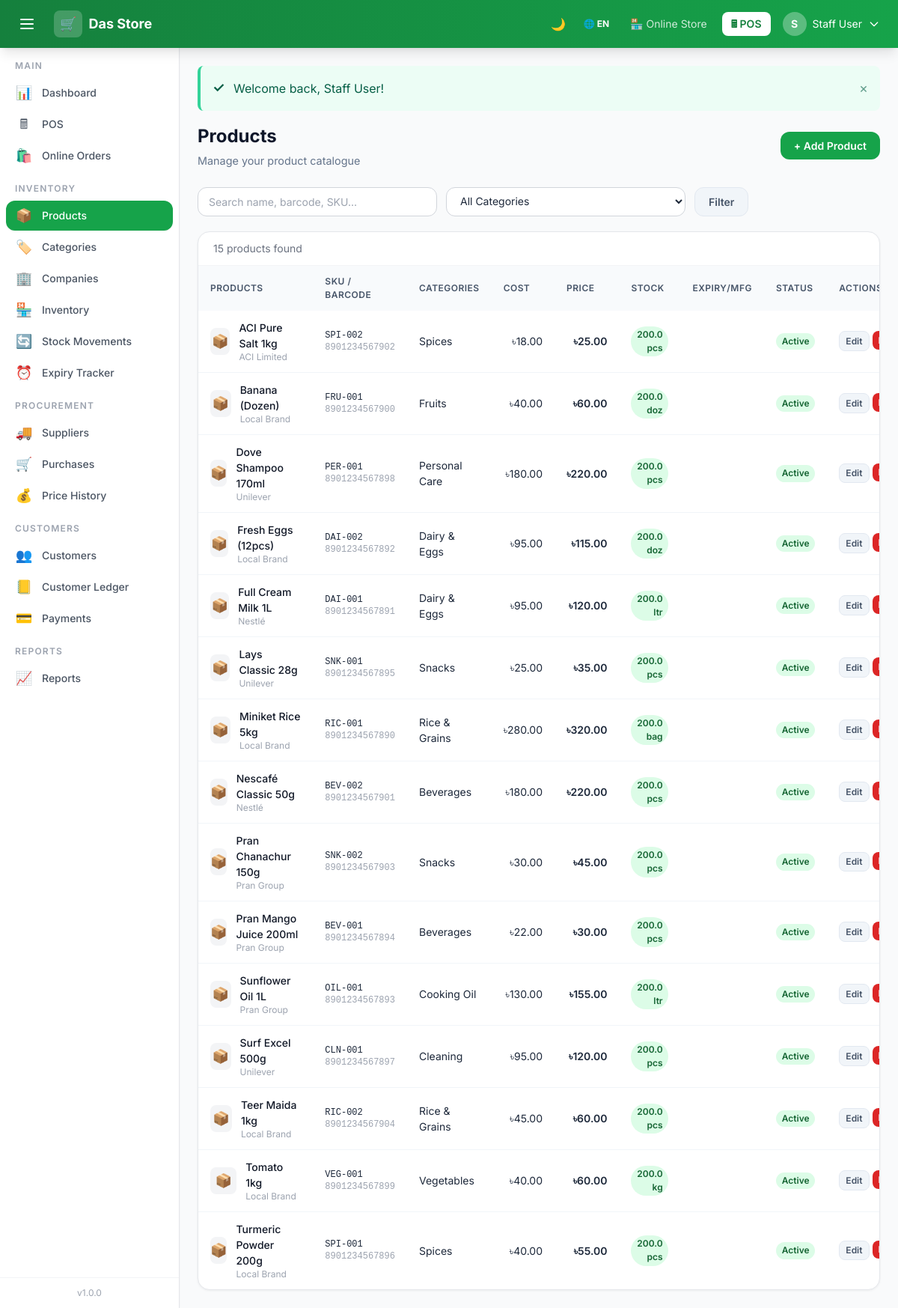
The page /products.php (signed in) on the database its author committed.
### tables this page shows
CREATE TABLE IF NOT EXISTS `products` (
  `id`            INT UNSIGNED AUTO_INCREMENT PRIMARY KEY,
  `name`          VARCHAR(200) NOT NULL,
  `sku`           VARCHAR(80)  UNIQUE,
  `barcode`       VARCHAR(80)  UNIQUE,
  `category_id`   INT UNSIGNED,
  `company_id`    INT UNSIGNED,
  `dealer_id`     INT UNSIGNED,
  `unit`          VARCHAR(30)  DEFAULT 'pcs',
  `weight_size`   VARCHAR(100),
  `cost_price`    DECIMAL(10,2) NOT NULL DEFAULT 0,
  `sale_price`    DECIMAL(10,2) NOT NULL DEFAULT 0,
  `mrp`           DECIMAL(10,2) DEFAULT 0,
  `description`   TEXT,
  `image`         VARCHAR(255),
  `is_active`     TINYINT(1)   DEFAULT 1,
  `track_expiry`  TINYINT(1)   DEFAULT 0,
  `mfg_date`      DATE NULL,
  `expiry_date`   DATE NULL,
  `created_at`    TIMESTAMP    DEFAULT CURRENT_TIMESTAMP,
  FOREIGN KEY (`category_id`) REFERENCES `categories`(`id`) ON DELETE SET NULL,
  FOREIGN KEY (`company_id`)  REFERENCES `companies`(`id`)  ON DELETE SET NULL,
  FOREIGN KEY (`dealer_id`)   REFERENCES `dealers`(`id`)    ON DELETE SET NULL
);

CREATE TABLE IF NOT EXISTS `companies` (
  `id`         INT UNSIGNED AUTO_INCREMENT PRIMARY KEY,
  `name`       VARCHAR(150) NOT NULL,
  `country`    VARCHAR(80),
  `is_active`  TINYINT(1)   DEFAULT 1,
  `created_at` TIMESTAMP    DEFAULT CURRENT_TIMESTAMP
);

CREATE TABLE IF NOT EXISTS `categories` (
  `id`         INT UNSIGNED AUTO_INCREMENT PRIMARY KEY,
  `name`       VARCHAR(100) NOT NULL,
  `slug`       VARCHAR(120) NOT NULL UNIQUE,
  `icon`       VARCHAR(10)  DEFAULT '🏷️',
  `is_active`  TINYINT(1)   DEFAULT 1,
  `sort_order` SMALLINT     DEFAULT 0,
  `created_at` TIMESTAMP    DEFAULT CURRENT_TIMESTAMP
);

### includes/lang.php (called while the page is built, shortened)
<?php
$lang_code = $_SESSION['lang'] ?? 'en';
function __($key) {
    global $translations, $lang_code;
    return $translations[$lang_code][$key] ?? $key;
}

### products.php (the view, shortened to what this page needs)
<?php
require_once 'includes/auth.php';
require_once 'includes/flash.php';
$search  = trim($_GET['q'] ?? '');
$page    = max(1, (int)($_GET['page'] ?? 1));
$perPage = 20;
$offset  = ($page - 1) * $perPage;
$where = "WHERE p.is_active = 1";
$params = [];
$total    = $pdo->prepare("SELECT COUNT(*) FROM products p $where"); $total->execute($params); $totalRows = $total->fetchColumn();
$stmt = $pdo->prepare("SELECT p.*, c.name as cat_name, co.name as company_name, d.name as dealer_name, d.phone as dealer_phone, COALESCE(i.display_qty+i.warehouse_qty,0) as stock FROM products p LEFT JOIN categories c ON c.id=p.category_id LEFT JOIN companies co ON co.id=p.company_id LEFT JOIN dealers d ON d.id=p.dealer_id LEFT JOIN inventory i ON i.product_id=p.id $where ORDER BY p.name ASC LIMIT $perPage OFFSET $offset");
$stmt->execute($params);
$products = $stmt->fetchAll();
require_once 'includes/header.php';
require_once 'includes/sidebar.php';
?>
<div class="page-header flex flex-wrap items-center justify-between gap-3">
    <div><h1 class="dark:text-white"><?= __('products') ?></h1><p class="dark:text-gray-400"><?= __('manage_catalogue') ?></p></div>
    <button onclick="document.getElementById('product-modal').classList.remove('hidden')"
            class="btn btn-primary" id="add-product-btn">+ <?= __('add_product') ?></button>
</div>
<form method="get" class="flex flex-wrap gap-3 mb-5">
    <input type="text" name="q" value="<?= htmlspecialchars($search) ?>" placeholder="<?= __('search_products') ?>"
           class="form-control max-w-xs dark:bg-gray-800 dark:border-gray-700 dark:text-gray-200">
    <select name="cat" class="form-control max-w-xs dark:bg-gray-800 dark:border-gray-700 dark:text-gray-200" data-autosubmit>
        <option value=""><?= __('all_categories') ?></option>
    </select>
    <button type="submit" class="btn btn-secondary"><?= __('filter') ?></button>
</form>
<div class="card dark:bg-gray-800 dark:border-gray-700 p-0 overflow-hidden">
    <div class="px-5 py-3 border-b border-gray-100 dark:border-gray-700 flex items-center justify-between">
        <span class="text-sm text-gray-500 dark:text-gray-400"><?= $totalRows ?> <?= __('products_found') ?></span>
    </div>
    <div class="overflow-x-auto">
        <table class="data-table dark:text-gray-300">
            <thead class="dark:bg-gray-900/50">
                <tr>
                    <th class="dark:text-gray-400"><?= __('products') ?></th>
                    <th class="dark:text-gray-400"><?= __('sku_barcode') ?></th>
                    <th class="dark:text-gray-400"><?= __('categories') ?></th>
                    <th class="text-right dark:text-gray-400"><?= __('cost') ?></th>
                    <th class="text-right dark:text-gray-400"><?= __('price') ?></th>
                    <th class="text-right dark:text-gray-400"><?= __('stock') ?></th>
                    <th class="dark:text-gray-400"><?= __('expiry_mfg') ?></th>
                    <th class="dark:text-gray-400"><?= __('status') ?></th>
                    <th class="dark:text-gray-400"><?= __('actions') ?></th>
                </tr>
            </thead>
            <tbody class="divide-y divide-gray-50 dark:divide-gray-700">
            <?php foreach ($products as $p): ?>
            <tr class="dark:hover:bg-gray-700/50">
                <td>
                    <div class="flex items-center gap-3">
                        <?php if ($p['image']): ?>
                        <img src="<?= BASE_URL ?>uploads/products/<?= htmlspecialchars($p['image']) ?>" class="w-9 h-9 rounded-lg object-cover border border-gray-200 dark:border-gray-600">
                        <?php else: ?>
                        <div class="w-9 h-9 bg-gray-100 dark:bg-gray-700 rounded-lg flex items-center justify-center text-lg">📦</div>
                        <?php endif; ?>
                        <div>
                            <div class="font-medium text-gray-900 dark:text-gray-100">
                                <?= htmlspecialchars($p['name']) ?>
                            </div>
                            <div class="text-xs text-gray-400 dark:text-gray-500">
                                <?= htmlspecialchars($p['company_name'] ?? '') ?>
                            </div>
                        </div>
                    </div>
                </td>
                <td class="font-mono text-xs text-gray-600 dark:text-gray-400">
                    <?= htmlspecialchars($p['sku'] ?? '—') ?><br>
                    <span class="text-gray-400 dark:text-gray-500"><?= htmlspecialchars($p['barcode'] ?? '—') ?></span>
                </td>
                <td class="dark:text-gray-300"><?= htmlspecialchars($p['cat_name'] ?? '—') ?></td>
                <td class="text-right dark:text-gray-300"><?= CURRENCY . number_format($p['cost_price'], 2) ?></td>
                <td class="text-right font-semibold dark:text-gray-100"><?= CURRENCY . number_format($p['sale_price'], 2) ?></td>
                <td class="text-right">
                    <span class="badge <?= $p['stock'] <= LOW_STOCK_THRESHOLD ? 'badge-yellow' : 'badge-green' ?>">
                        <?= number_format($p['stock'], 1) ?> <?= htmlspecialchars($p['unit']) ?>
                    </span>
                </td>
                <td>
                </td>
                <td><span class="badge badge-green"><?= __('active') ?></span></td>
                <td>
                    <div class="flex gap-1">
                        <a href="products.php?edit=<?= $p['id'] ?>" class="btn btn-xs btn-secondary"><?= __('edit') ?></a>
                        <form method="post" style="display:inline">
                            <button type="submit" class="btn btn-xs btn-danger" data-confirm="<?= __('del') ?> '<?= htmlspecialchars($p['name']) ?>'?"><?= __('del') ?></button>
                        </form>
                    </div>
                </td>
            </tr>
            <?php endforeach; ?>
            </tbody>
        </table>
    </div>
</div>
<?php require_once 'includes/footer.php'; ?>

### assets/css/main.css (style rules this page uses)
*, *::before, *::after { box-sizing: border-box; }
body { font-family: 'Inter', sans-serif; }
.card { background: #fff; border-radius: 1rem; border: 1px solid #e5e7eb; box-shadow: 0 1px 3px rgba(0,0,0,.06); padding: 1.5rem; }
.data-table { width: 100%; border-collapse: collapse; font-size: .875rem; }
.data-table th { background: #f8fafc; font-weight: 600; color: #475569; text-transform: uppercase; letter-spacing: .04em; font-size: .75rem; padding: .75rem 1rem; text-align: left; }
.data-table td { padding: .75rem 1rem; border-bottom: 1px solid #f1f5f9; color: #1e293b; }
.data-table tbody tr:last-child td { border-bottom: none; }
.badge { display: inline-flex; align-items: center; padding: .2em .65em; border-radius: 9999px; font-size: .75rem; font-weight: 600; }
.badge-green { background: #dcfce7; color: #166534; }
.form-control { width: 100%; padding: .5rem .875rem; border: 1px solid #d1d5db; border-radius: .75rem; font-size: .875rem; outline: none; transition: border-color .15s, box-shadow .15s; background: #fff; color: #1e293b; }
.btn { display: inline-flex; align-items: center; gap: .4rem; padding: .5rem 1.125rem; border-radius: .75rem; font-size: .875rem; font-weight: 600; cursor: pointer; border: none; transition: all .15s; text-decoration: none; }
.btn-primary { background: #16a34a; color: #fff; }
.btn-danger { background: #dc2626; color: #fff; }
.btn-secondary { background: #f1f5f9; color: #475569; border: 1px solid #e2e8f0; }
.btn-xs { padding: .2rem .5rem; font-size: .75rem; border-radius: .5rem; }
.page-header { margin-bottom: 1.5rem; }
.page-header h1 { font-size: 1.5rem; font-weight: 700; color: #0f172a; }
.page-header p { color: #64748b; font-size: .9rem; margin-top: .25rem; }

### rows shown on the page
products: name "ACI Pure Salt 1kg", company.name "ACI Limited", sku "SPI-002", barcode "8901234567902", category.name "Spices", cost_price "18.00", sale_price "25.00", stock "200.0", unit "pcs"
products: name "Banana (Dozen)", company.name "Local Brand", sku "FRU-001", barcode "8901234567900", category.name "Fruits", cost_price "40.00", sale_price "60.00", stock "200.0", unit "doz"
products: name "Dove Shampoo 170ml", company.name "Unilever", sku "PER-001", barcode "8901234567898", category.name "Personal Care", cost_price "180.00", sale_price "220.00", stock "200.0", unit "pcs"
products: name "Fresh Eggs (12pcs)", company.name "Local Brand", sku "DAI-002", barcode "8901234567892", category.name "Dairy & Eggs", cost_price "95.00", sale_price "115.00", stock "200.0", unit "doz"
products: name "Full Cream Milk 1L", company.name "Nestlé", sku "DAI-001", barcode "8901234567891", category.name "Dairy & Eggs", cost_price "95.00", sale_price "120.00", stock "200.0", unit "ltr"
products: name "Lays Classic 28g", company.name "Unilever", sku "SNK-001", barcode "8901234567895", category.name "Snacks", cost_price "25.00", sale_price "35.00", stock "200.0", unit "pcs"
products: name "Miniket Rice 5kg", company.name "Local Brand", sku "RIC-001", barcode "8901234567890", category.name "Rice & Grains", cost_price "280.00", sale_price "320.00", stock "200.0", unit "bag"
products: name "Nescafé Classic 50g", company.name "Nestlé", sku "BEV-002", barcode "8901234567901", category.name "Beverages", cost_price "180.00", sale_price "220.00", stock "200.0", unit "pcs"
products: name "Pran Chanachur 150g", company.name "Pran Group", sku "SNK-002", barcode "8901234567903", category.name "Snacks", cost_price "30.00", sale_price "45.00", stock "200.0", unit "pcs"
products: name "Pran Mango Juice 200ml", company.name "Pran Group", sku "BEV-001", barcode "8901234567894", category.name "Beverages", cost_price "22.00", sale_price "30.00", stock "200.0", unit "pcs"
products: name "Sunflower Oil 1L", company.name "Pran Group", sku "OIL-001", barcode "8901234567893", category.name "Cooking Oil", cost_price "130.00", sale_price "155.00", stock "200.0", unit "ltr"
products: name "Surf Excel 500g", company.name "Unilever", sku "CLN-001", barcode "8901234567897", category.name "Cleaning", cost_price "95.00", sale_price "120.00", stock "200.0", unit "pcs"
products: name "Teer Maida 1kg", company.name "Local Brand", sku "RIC-002", barcode "8901234567904", category.name "Rice & Grains", cost_price "45.00", sale_price "60.00", stock "200.0", unit "pcs"
products: name "Tomato 1kg", company.name "Local Brand", sku "VEG-001", barcode "8901234567899", category.name "Vegetables", cost_price "40.00", sale_price "60.00", stock "200.0", unit "kg"
products: name "Turmeric Powder 200g", company.name "Local Brand", sku "SPI-001", barcode "8901234567896", category.name "Spices", cost_price "40.00", sale_price "55.00", stock "200.0", unit "pcs"

### other values the page prints
SHOP_NAME "Das Store"
get_current_lang() "EN"
__('online_store') "Online Store"
__('pos') "POS"
substr($user['name'] ?? 'U', 0, 1) "S"
$user['name'] "Staff User"
__('main') "MAIN"
$icon "📊 🖩 🛍️ 📦 🏷️ 🏢 🏪 🔄 ⏰ 🚚 🛒 💰 👥 📒 💳 📈"
$label "Dashboard POS Online Orders Products Categories Companies Inventory Stock Movements Expiry Tracker Suppliers Purchases Price History Customers Customer Ledger Payments Reports"
__('inventory') "INVENTORY"
__('procurement') "PROCUREMENT"
__('customers') "CUSTOMERS"
__('reports') "REPORTS"
APP_VERSION "1.0.0"
$icon "✓"
